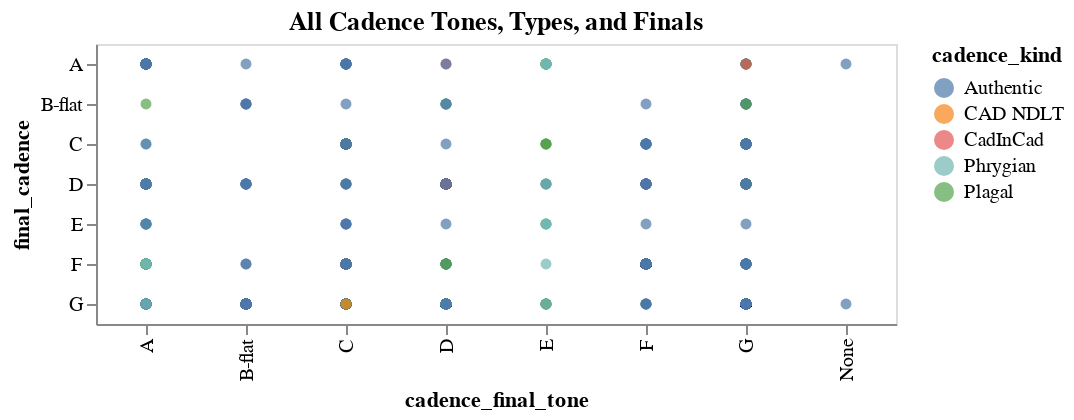

Write notebook code for a chart like this one.
### Markdown cell above
### Synoptic View of Cadence Types, Tones, and Last Cadence of Piece

### Code cell
#Now the generic views and full data sets

all_tone_1 = alt.Chart(cadence_data).mark_circle().encode(
    x='cadence_final_tone',
    y='final_cadence',
    color='cadence_kind'
).properties(
    width=400,
    title='All Cadence Tones, Types, and Finals'
)

all_tone_1

### Figure 1 — Vega-Lite specification as saved in the notebook (floating-point values rounded to 4 significant figures; data arrays with more than 128 entries replaced by an {"elided": "..."} marker saying what was removed)
{"config": {"view": {"continuousWidth": 400, "continuousHeight": 300}}, "data": {"name": "data-5ff6d8d6a7539d7efa2f0db2a7035fe8"}, "mark": "circle", "encoding": {"color": {"type": "nominal", "field": "cadence_kind"}, "x": {"type": "nominal", "field": "cadence_final_tone"}, "y": {"type": "nominal", "field": "final_cadence"}}, "title": "All Cadence Tones, Types, and Finals", "width": 400, "$schema": "https://vega.github.io/schema/vega-lite/v4.8.1.json", "datasets": {"data-5ff6d8d6a7539d7efa2f0db2a7035fe8": {"elided": "1195 records"}}}
